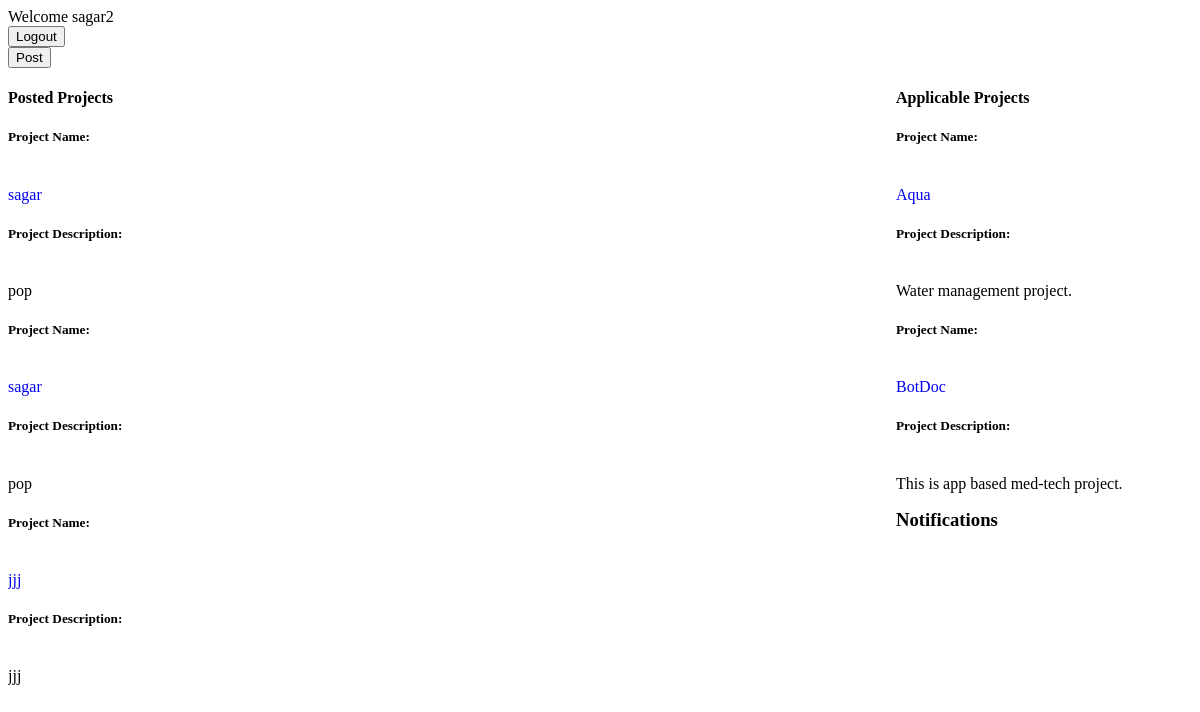
The app's page /portal/home/ (signed in), older data.
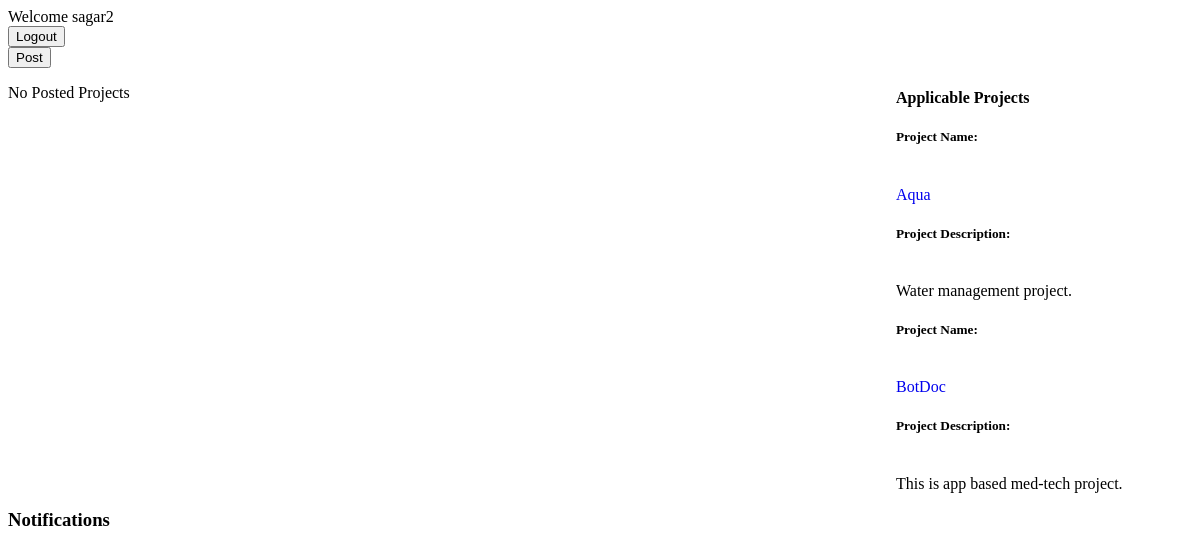
The same page, newer data.
### Portal/models.py (models this page shows, shortened)
class Project(models.Model):
    project_name = models.CharField(max_length=100, blank=False)
    description = models.CharField(max_length=300, default=None)
    postedOn = models.DateTimeField(default=datetime.datetime.now(), blank=False)
    leader = models.ForeignKey(CustomUser, on_delete=models.CASCADE)
    isCompleted = models.BooleanField(default=False)
    deadline = models.DateField(blank=False)
    task_count = models.IntegerField(default=0, blank=False)

### Portal/views.py (the view)
# urls.py: 2. Add a URL to urlpatterns:  path('', views.home, name='home')
def home(request):
    if not request.user.is_superuser and request.user.is_authenticated:
        context = dict()
        cuser = CustomUser.objects.get(user=request.user)
        posted_projects = Project.objects.filter(leader=cuser)
        applicable_projects = Project.objects.exclude(isCompleted=True).exclude(leader=cuser.id)
        contributor=Contributor.objects.filter(user=cuser)#.task
        context['posted_projects'] = posted_projects
        context['applicable_projects'] = applicable_projects
        context['notifications'] = cuser.msgto.all()
        print(context['notifications'])
        return render(request, 'home.html', context)
    elif request.user.is_superuser:
        return HttpResponse("Super User is Logged in....")
    else:
        return HttpResponsePermanentRedirect(reverse('Portal:index'))

### Portal/templates/home.html (shortened to what this page needs)
<!DOCTYPE html>
<html lang="en">
<head>
</head>
<body>
Welcome {{request.user.username}}<br>
<a href="{% url 'Portal:logout' %}"><input type="button" value="Logout"></a><br>
<a href="{% url 'Portal:post_project' %}"><input type="button" value="Post"></a><br>
<div class="sides left">
    {% if posted_projects %}
    <h4>Posted Projects</h4>
    {% for project in posted_projects %}
    <h5><b>Project Name:</b></h5><br>
    <a href="{% url 'Portal:project_description' project.id %}">{{project.project_name}}</a><br>
    <h5><b>Project Description:</b></h5><br>
    {{project.description}}<br>
    {% endfor %}
    {% else %}
    <p> No Posted Projects</p>
    {% endif %}
</div>
<div class="sides right">
    {% if applicable_projects %}
    <h4>Applicable Projects</h4>
    {% for project in applicable_projects %}
    <h5><b>Project Name:</b></h5><br>
    <a href="{% url 'Portal:project_description' project.id %}">{{project.project_name}}</a><br>
    <h5><b>Project Description:</b></h5><br>
    {{project.description}}<br>
    {% endfor %}
    {% else %}
    <p> No Applicable Projects</p>
    {% endif %}
</div>
<h3>Notifications</h3>
</body>
</html>

### Portal/templates/home.html (style rules this page uses)
.sides { margin:0; }
.left { float:left; width:75%; overflow:hidden; }
.right { float:left; width:25%; overflow:hidden; }
a { text-decoration:none; }

Row changes from the older to the newer data that the page shows:
removed Project: project_name "sagar", description "pop", shown under "Posted Projects"
removed Project: project_name "sagar", description "pop", shown under "Posted Projects"
removed Project: project_name "jjj", description "jjj", shown under "Posted Projects"
Text that changed along with them:
text no longer shown: "Posted Projects"
text now shown: "No Posted Projects"
